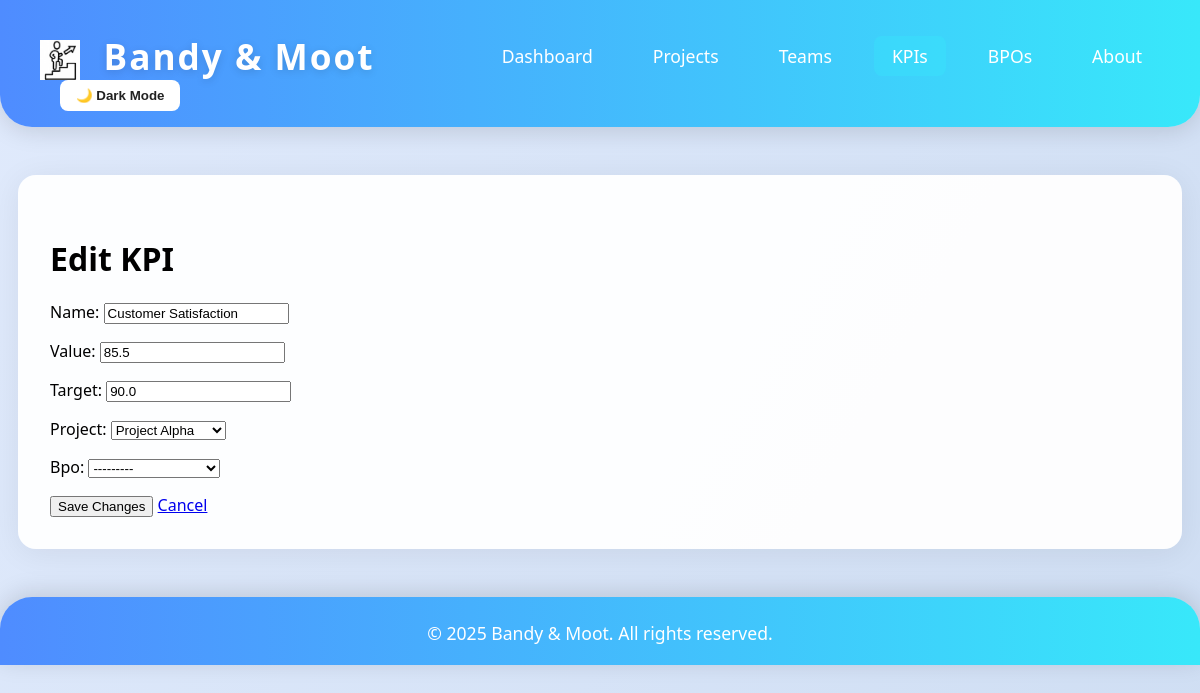
Screenshot of /kpis/1/edit/ with the database file from the repository.
### dashboard/models.py (models this page shows, shortened)
class KPI(models.Model):
	project = models.ForeignKey(Project, on_delete=models.CASCADE, null=True, blank=True)
	bpo = models.ForeignKey(BPO, on_delete=models.CASCADE, null=True, blank=True)
	name = models.CharField(max_length=100)
	value = models.FloatField()
	target = models.FloatField()

class Project(models.Model):
	name = models.CharField(max_length=100)
	client = models.CharField(max_length=100)
	status = models.CharField(max_length=50)
	start_date = models.DateField()
	end_date = models.DateField(null=True, blank=True)
	bpo = models.ForeignKey(BPO, on_delete=models.SET_NULL, null=True, blank=True)
	def __str__(self):
		return self.name

class BPO(models.Model):
	name = models.CharField(max_length=100)
	description = models.TextField(blank=True)
	def __str__(self):
		return self.name

### dashboard/views.py (the view)
# urls.py: path('kpis/<int:pk>/edit/', views.kpi_edit, name='kpi_edit'),
def kpi_edit(request, pk):
    kpi = get_object_or_404(KPI, pk=pk)
    if request.method == 'POST':
        form = KPIForm(request.POST, instance=kpi)
        if form.is_valid():
            form.save()
            messages.success(request, 'KPI updated successfully!')
            return render(request, 'dashboard/kpi_detail.html', {'kpi': kpi})
    else:
        form = KPIForm(instance=kpi)
    return render(request, 'dashboard/kpi_edit.html', {'form': form, 'kpi': kpi})

### dashboard/forms.py
class KPIForm(forms.ModelForm):
    class Meta:
        model = KPI
        fields = ['name', 'value', 'target', 'project', 'bpo']

### dashboard/templates/dashboard/kpi_edit.html (shortened to what this page needs)
{% extends 'dashboard/base.html' %}
{% block content %}
<h1>Edit KPI</h1>
<form method="post">
    {{ form.as_p }}
    <button type="submit">Save Changes</button>
    <a href="/kpis/">Cancel</a>
</form>
{% endblock %}

### dashboard/templates/dashboard/base.html (style rules this page uses)
body { font-family: 'Segoe UI', Arial, sans-serif; margin: 0; background: linear-gradient(120deg, #e0eafc 0%, #cfdef3 100%); min-height: 100vh; transition: background 0.3s, color 0.3s; }

### rows the page displays
KPI: name "Customer Satisfaction", value "85.5", target "90.0", project "Project Alpha", bpo "---------"
